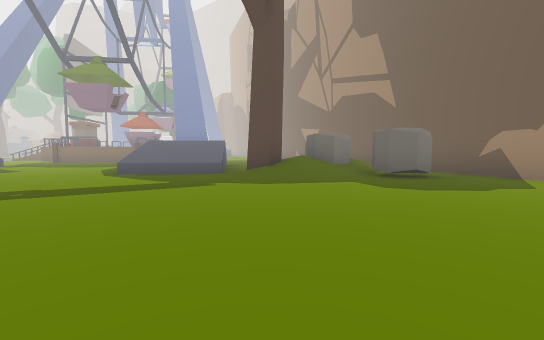
view 1 (above)

21 first-person views from a walk through a scene from a Unity 3-D project. The camera is 1.3 m above the floor, tilts 4° down and sees 90° across. The floor is counted in squares, 2.62 m on a side. Each view is taken from the middle of a square. On the plan, view 1 faces up. The plan holds only what a view shows up to about 9 squares ahead; the rest is blank. The place goes on beyond the plan. The player is left out. Some animated figures are not drawn.

view 2
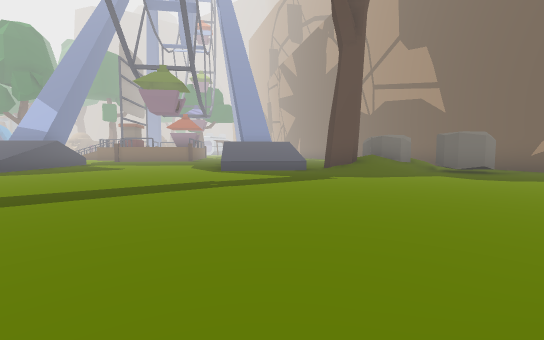

view 3
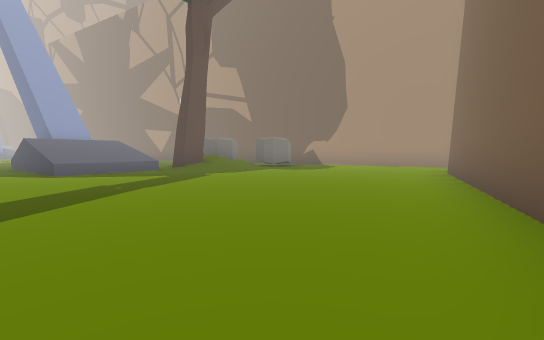

view 4
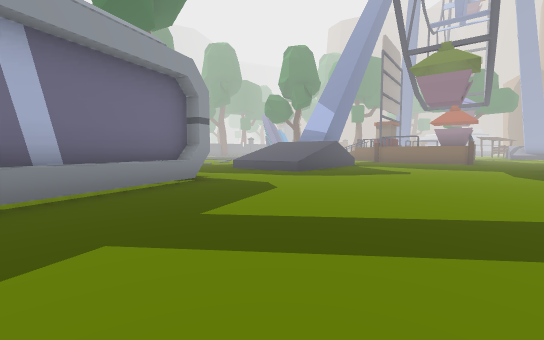

view 5
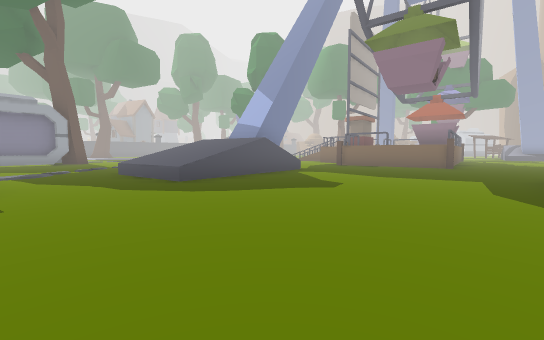

view 6
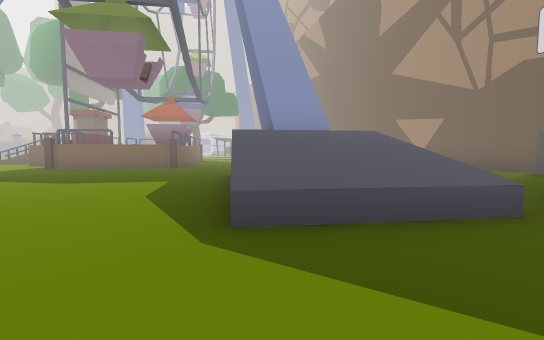

view 7
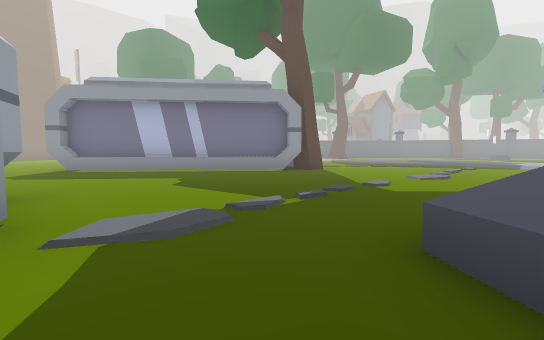

view 8
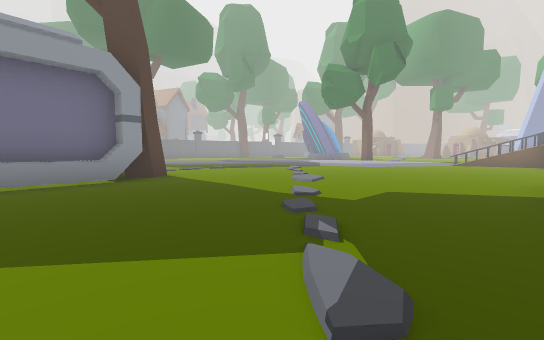

view 9
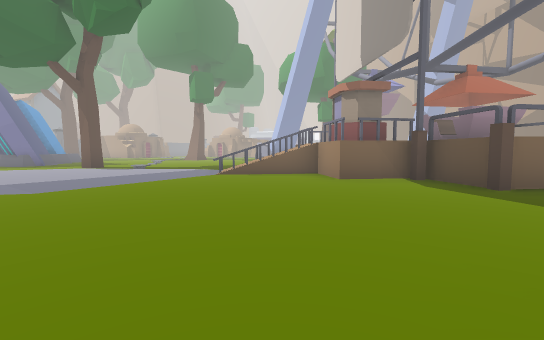

view 10
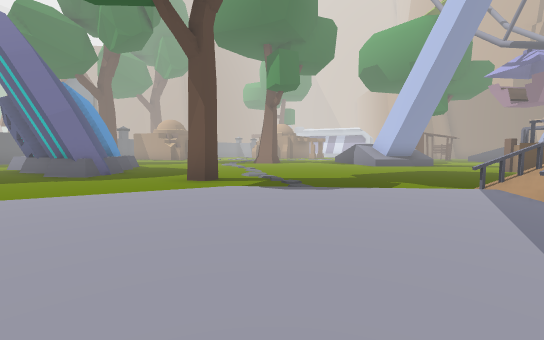

view 11
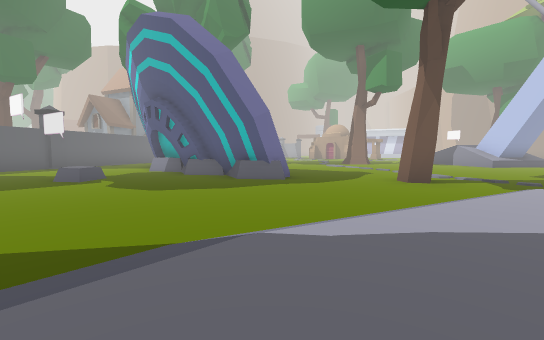

view 12
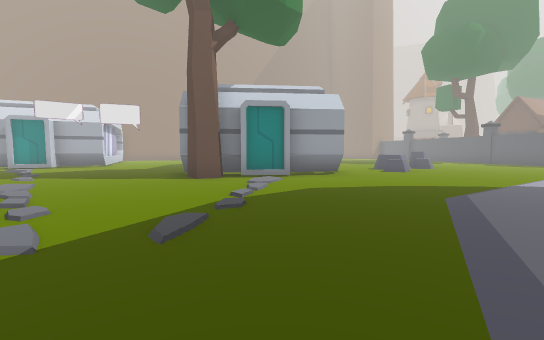

view 13
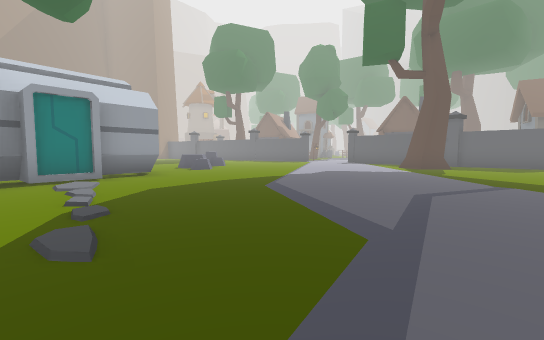

view 14
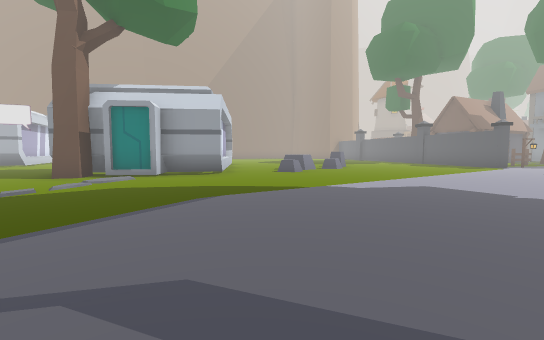

view 15
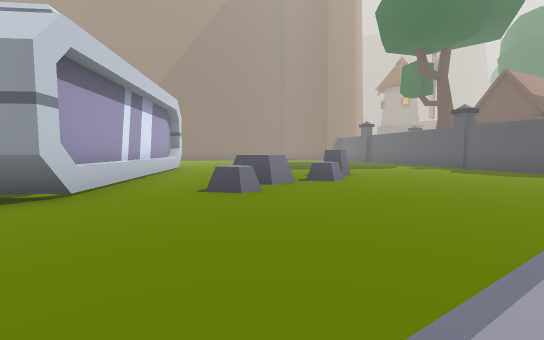

view 16
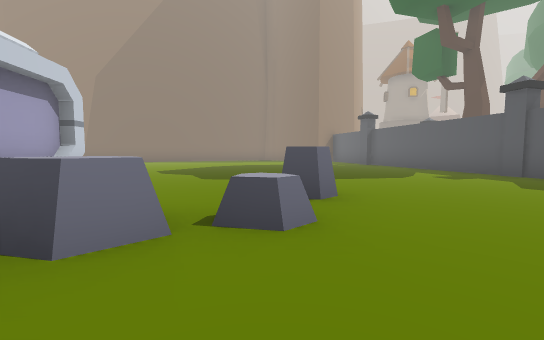

view 17
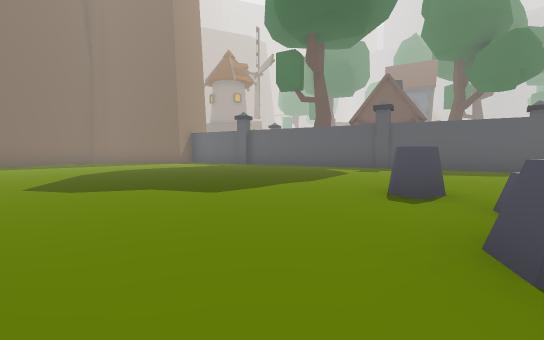

view 18
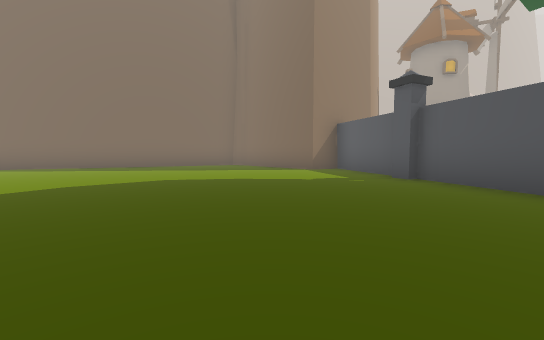

view 19
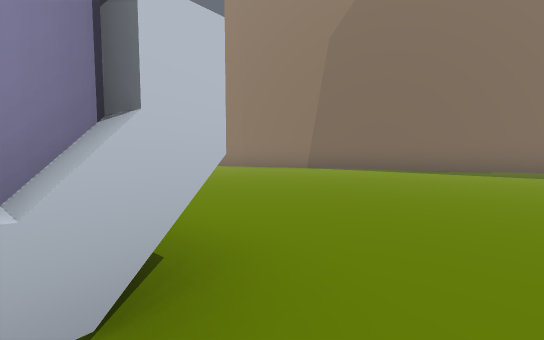

view 20
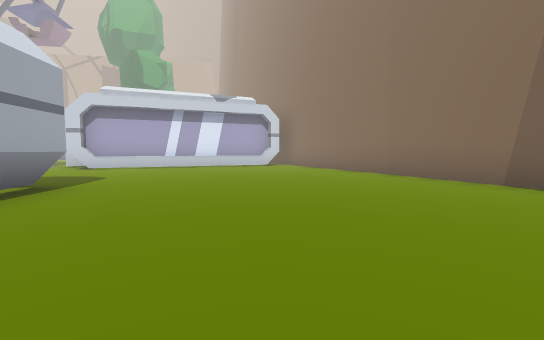

view 21
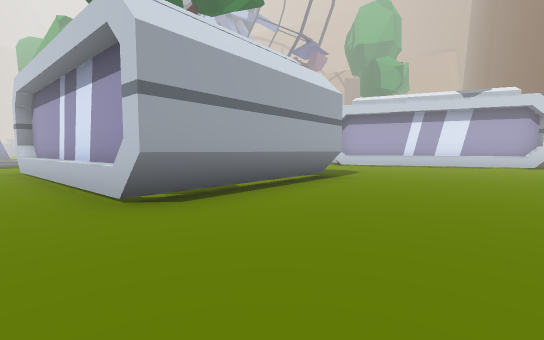

### Floor plan
Key: @ floor where view 1 was taken; # wall or solid block; . main floor; : floor 0.25 m higher than the main floor; / step, stairs or slope; = window, fence, low wall or low ledge; ^ raised ledge; O other object.
Columns run from 27 left of view 1 to 6 right of it. Each row starts with its distance up from view 1.
 20 # .#  O............
 19 #...O OO...........
 18 .....OO#.........#
 17  ..O..#O.........#
 16   .O......O.....#####
 15    ............=####^ ..
 14     ...../::::########..
 13      ..//::::/..###=##..     #
 12       /::::::.....####..     #
 11 ...../::::///...........      #
 10 ......./................     .#
  9 #................ ......#   ./#
  8 #...............^ #.....##./OO
  7   ............... #.....^^./OO #
  6  ................^^.....^^^#/OO##
  5 .........###.....^^........//.O.#
  4 ........####....................#
  3 .....O..#  #....................#
  2 ....OO..#  #....###^............##
  1 ....O...#  #....#  #.............#
  0 ........#  #....#  #.......@###
 -1 ........####....##     ...###
 -2 #................#
 -3 #................##
 -4 #.................#
 -5 #................##
 -6 ##.............###
 -7  #...........###
 -8  #........####
 -9  ##.....###
-10   ##..###

Where each view was taken, in squares from view 1:
view 1: 0 up, 0 right, facing up
view 2: 1 down, 2 left, facing up
view 3: 1 down, 4 left, facing up-right
view 4: 0 up, 4 left, facing up-left
view 5: 3 up, 4 left, facing up-left
view 6: 4 up, 3 left, facing up
view 7: 4 up, 9 left, facing left
view 8: 3 up, 11 left, facing up-left
view 9: 8 up, 12 left, facing up
view 10: 11 up, 16 left, facing up
view 11: 11 up, 20 left, facing up
view 12: 11 up, 18 left, facing down
view 13: 11 up, 17 left, facing down-left
view 14: 11 up, 21 left, facing down
view 15: 7 up, 22 left, facing down
view 16: 4 up, 23 left, facing down
view 17: 2 up, 20 left, facing down-left
view 18: 1 down, 24 left, facing down
view 19: 1 down, 20 left, facing down-right
view 20: 4 down, 19 left, facing right
view 21: 4 down, 20 left, facing up-right
